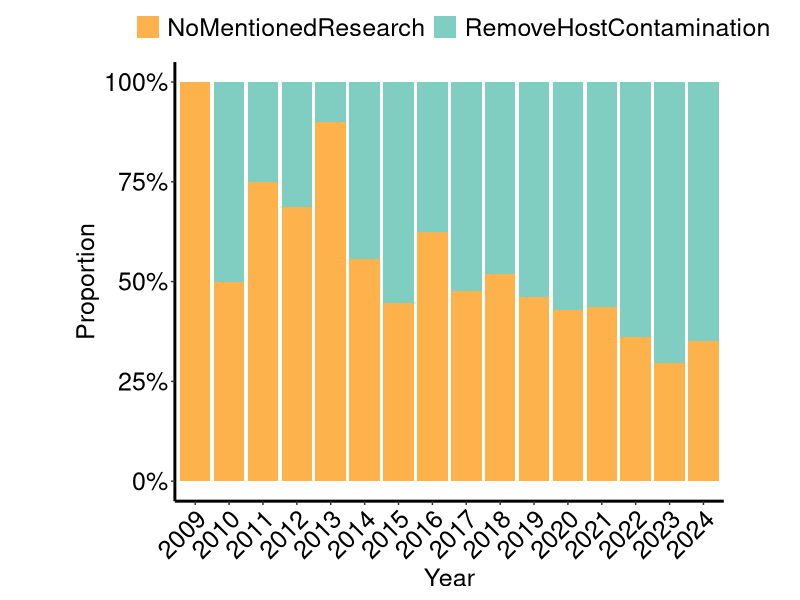

Generate this figure with R:
## ---- chunk 1
knitr::opts_chunk$set(
  collapse  =  T, echo = T, comment = "#>", message = F, warning = F,
	fig.align  =  "center", fig.width  =  5, fig.height = 3, dpi = 150)
## ---- chunk 2
data <- read.table("data.txt", header = TRUE)
## ---- chunk 3
library(ggplot2)
library(tidyr)
## ---- chunk 4
data$NoMentionedResearch_prop <- data$NoMentionedResearch / (data$NoMentionedResearch + data$RemoveHostContamination)
data$RemoveHostContamination_prop <- data$RemoveHostContamination / (data$NoMentionedResearch + data$RemoveHostContamination)
## ---- chunk 5
ggplot(data = data, aes(x = factor(Year), y = NoMentionedResearch_prop + RemoveHostContamination_prop, fill = "RemoveHostContamination")) +
  geom_bar(stat = "identity") +
  geom_bar(aes(y = RemoveHostContamination_prop, fill = "RemoveHostContamination"), stat = "identity") +
  geom_bar(aes(y = NoMentionedResearch_prop, fill = "NoMentionedResearch"), stat = "identity") +
  scale_fill_manual(values = c(NoMentionedResearch = "#feb24c", RemoveHostContamination = "#80cdc1")) +
  labs(x = "Year",
       y = "Proportion",
       fill = "") +
  scale_y_continuous(labels = scales::percent_format(scale = 100), breaks = seq(0, 1, 0.25)) +
  theme_classic() +
  theme(
    panel.background = element_rect(fill = "white", colour = "white", size = 1),
    axis.line = element_line(colour = "black", size = 1),
    axis.title = element_text(size = 18, color = "black"),
    axis.text = element_text(size = 18, color = "black"),
    axis.text.x = element_text(angle = 45, hjust = 1), # Rotating x-axis labels by 45°
    legend.position = "top",
    legend.text = element_text(size = 18),
    aspect.ratio = 0.8,  
    plot.title = element_text(size = 18)
  ) 

